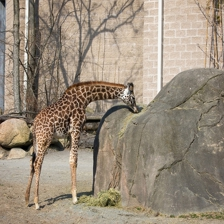
#> input picture test_data/test_image.jpg, 224 x 224 px
$ python region_attention_visualization.py   (older library calls are emulated)
#> lines starting #> are read from the running program, lines starting #| are printed output that depends on the picture
import numpy as np
import cv2
from PIL import Image
import matplotlib.pyplot as plt


def region_attention_visualization(img_path, boxes, box_attentions, img_ratio=1.5, attention_ratio=1.0):
    """
    img_path: 读取图片的位置
    boxes: 一系列 bounding box, 类型 np.int, [x,y,x,y] 前两个表示左上角坐标, 后两个是右下角坐标
    box_attentions:  每个box对应的attention值, 类型是list, list中每个index对应一个bounding box的attention
    img_ratio: 图片缩放比率（可选）
    """
#> called with img_path = '../test_data/test_image.jpg', boxes = array of shape (2, 4), img_ratio = 1.5, attention_ratio = 1.25
    print("load image from: ", img_path)
    # load the image
    img = Image.open(img_path, mode='r')
#> img is the input picture: PIL image 224x224 RGB; mean R, G, B 154.1, 141.1, 124.2
    img_h, img_w = img.size[0], img.size[1]
#> img_h = 224; img_w = 224
    plt.subplots(nrows=1, ncols=1, figsize=(0.02 * img_h, 0.02 * img_w))

    # scale the image
    img_h, img_w = int(img.size[0] * img_ratio), int(img.size[1] * img_ratio)
#> img_h = 336; img_w = 336
    img = img.resize((img_h, img_w))
#> img: PIL image 336x336 RGB
    plt.imshow(img, alpha=1)
    plt.axis('off')

    # draw bounding box with attention
    img = np.ascontiguousarray(img)  # 将Image.Image类型转化为连续的numpy数组
    for box, attention in zip(boxes, box_attentions):
        box = cv2.rectangle(img, tuple(box[:2]), tuple(box[2:]), (255, 0, 0), -1)  # 最后一个值设置为负数, 表示全填充
        plt.imshow(box, alpha=attention / attention_ratio)  # add a scale of 2 for better visualization
#> this loop made 2 passes
#> pass 1, in region_attention_visualization, `box = cv2.rectangle(img, tuple(box[:2]), tuple(box[2:]), (255, 0, 0), ..`:
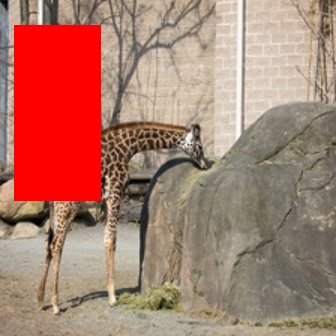
#> box: shape (336, 336, 3); mean R, G, B 170.8, 125.2, 110.4
#> pass 2, in region_attention_visualization, `box = cv2.rectangle(img, tuple(box[:2]), tuple(box[2:]), (255, 0, 0), ..`:
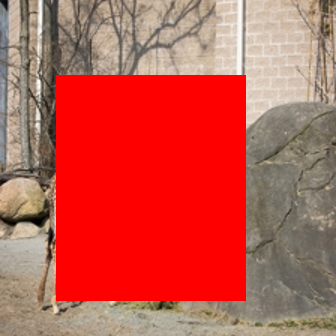
#> box: shape (336, 336, 3); mean R, G, B 193.3, 88.8, 78.8
    plt.show()
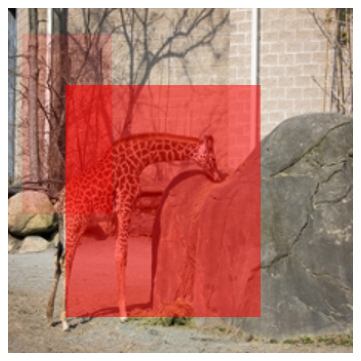
#> figure drawn by matplotlib, 1 panel

if __name__ == "__main__":
    img_path = "../test_data/test_image.jpg"
    boxes = np.array([[14, 25, 100, 200], [56, 75, 245, 300]], dtype='int')
    region_attention_visualization(img_path, boxes, box_attentions=[0.36, 0.64], attention_ratio=1.25)
